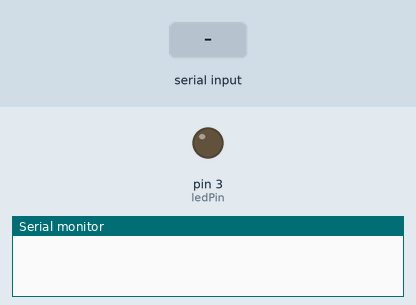
Recording of a sketch running on a simulated Arduino Uno, built with avr-gcc and run on an emulated ATmega328P. On the bench: output pins drawn as LEDs (lit = HIGH), the last lines printed to the serial monitor. Inputs (shaded band) come from the test bench.

Above: at 1.2 s.
1.3 s: "RED_LED:1\n" received over Serial
At 1.7 s:
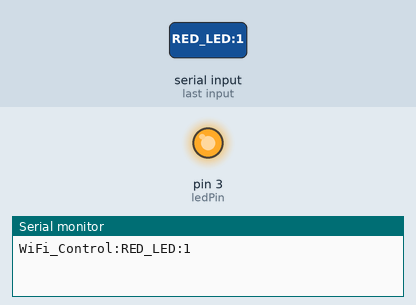
2.9 s: "RED_LED:0\n" received over Serial
At 4.1 s:
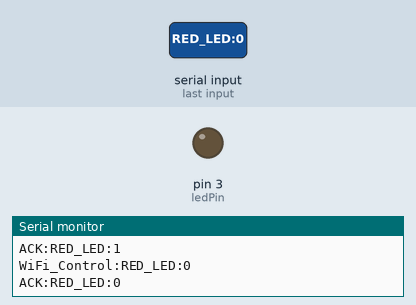
Timing chart, 0 to 5.9 s (numbered marks = the images above; inputs shaded):
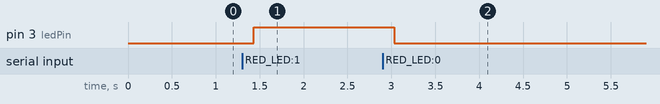

Measured:
- after the input at 1.3 s, pin 3 (ledPin): LOW → HIGH after 0.13 s
- after the input at 2.9 s, pin 3 (ledPin): HIGH → LOW after 0.13 s

The sketch:

WiFi_Control_LED.ino
```cpp
// 定义LED连接的引脚号（这里是数字引脚3）
int ledPin = 3;

// 用于存储从串口接收到的控制指令字符串
String WiFi_Control = "";

void setup() {
  // 初始化串口通信，波特率设置为750（注意：非标准波特率，需确保通信双方一致）
  Serial.begin(750);

  // 将LED引脚设置为输出模式
  pinMode(ledPin, OUTPUT);
}

void loop() {
  // 检查串口是否有数据可读
  if (Serial.available()) {
    // 读取直到换行符('\n')的数据，并转换为String类型
    WiFi_Control = Serial.readStringUntil('\n');

    // 去除字符串首尾的空白字符（如回车、空格等）
    WiFi_Control.trim();

    // 将接收到的指令回传到串口，便于调试
    Serial.print("WiFi_Control:");
    Serial.println(WiFi_Control);
  }

  // 判断接收到的指令内容并执行相应操作
  if (WiFi_Control == "RED_LED:1") {
    // 点亮LED（高电平）
    digitalWrite(ledPin, HIGH);
    // 发送应答指令到串口
    Serial.println("ACK:RED_LED:1");

  } else if (WiFi_Control == "RED_LED:0") {
    // 熄灭LED（低电平）
    digitalWrite(ledPin, LOW);
    // 发送应答指令到串口
    Serial.println("ACK:RED_LED:0");
  }
  // 清除指令字符串，避免重复执行
  WiFi_Control = "";
}
```
